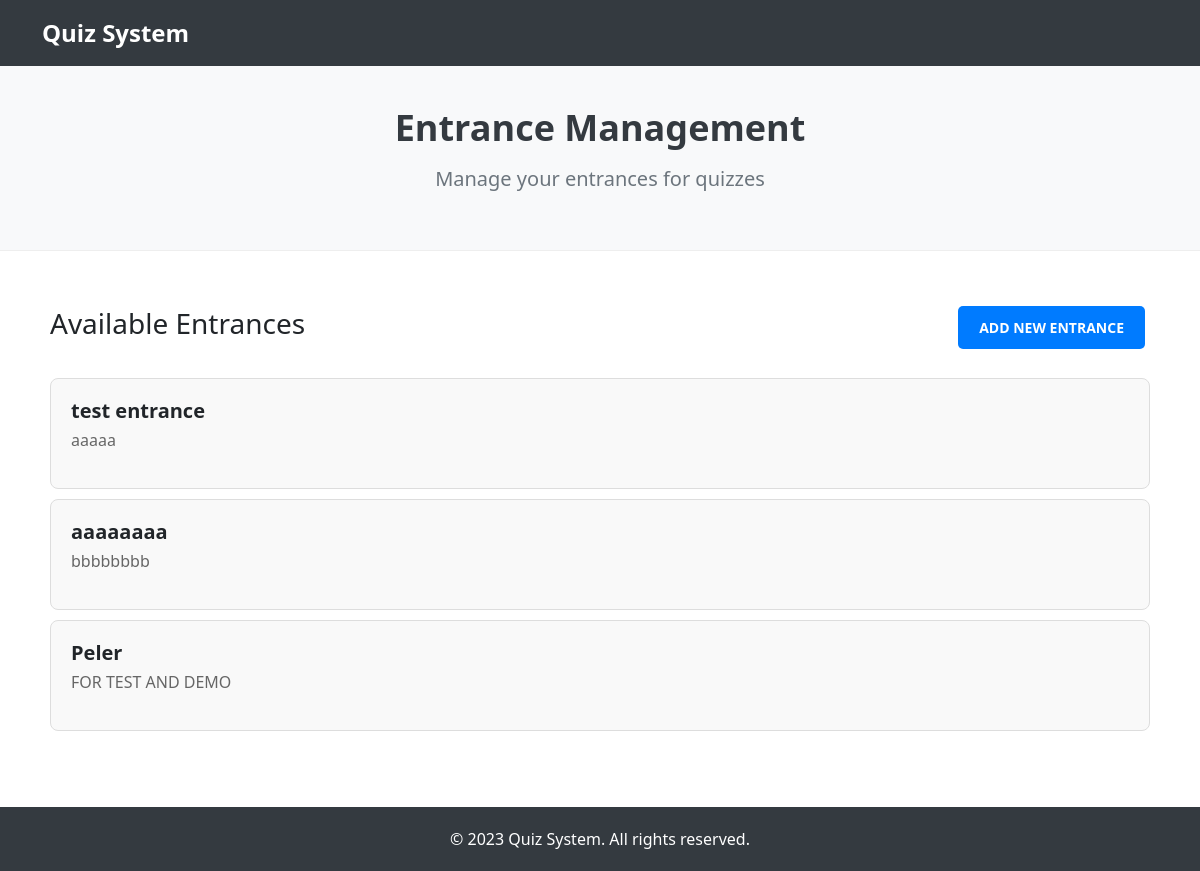
Page /entrance_manage/1 (signed in) on the committed database.
### app.py (models this page shows, shortened)
class Entrance(db.Model):
    __tablename__ = 'entrance'
    id = db.Column(db.Integer, primary_key=True)
    quiz_id = db.Column(db.Integer, db.ForeignKey('quiz.id'))
    name = db.Column(db.String(256), unique=False, nullable=False)
    description = db.Column(db.String(256), unique=False, nullable=False)
    result = db.relationship('Result', backref='entrance')

### app.py (the view)
@app.route('/entrance_manage/<quiz_id>')
def entrance_manage(quiz_id):
    if session.get('admin', False):
        entrances = []
        for entrance in Entrance.query.filter_by(quiz_id=quiz_id).all():
            entrances.append(
                {'id': entrance.id, 'quiz_id': entrance.quiz_id, 'name': entrance.name, 'description': entrance.description})
        return render_template('admin/manage_entrance.html', entrances=entrances, quiz_id=quiz_id)
    return redirect(url_for('admin_login'))

### templates/admin/manage_entrance.html (shortened to what this page needs)
<!DOCTYPE html>
<html lang="en">
<head>
    <link href="{{ url_for('static', filename='bootstrap.min.css') }}" rel="stylesheet">
</head>
<body>
    <nav class="navbar navbar-expand-lg navbar-dark navbar-custom">
        <div class="container">
            <a class="navbar-brand" href="{{ url_for('admin') }}">Quiz System</a>
        </div>
    </nav>
    <div class="wrapper">
        <div class="header-section">
            <div class="container">
                <h1 class="header-title">Entrance Management</h1>
                <p class="header-subtitle">Manage your entrances for quizzes</p>
            </div>
        </div>
        <div class="container content-container">
            <div class="d-flex justify-content-between align-items-center mb-4">
                <h3>Available Entrances</h3>
                <a href="{{ url_for('entrance_add', quiz_id=quiz_id) }}" class="btn btn-custom btn-add">Add New Entrance</a>
            </div>
            <ul class="exam-list">
                {% for entrance in entrances %}
                    <li class="exam-item">
                        <div class="exam-info">
                            <h5 class="exam-title">{{ entrance['name'] }}</h5>
                            <p class="exam-subtitle">{{ entrance['description'] }}</p>
                        </div>
                    </li>
                {% endfor %}
            </ul>
        </div>
    </div>
    <div class="footer-section">
        <div class="container">
            <p class="footer-text">&copy; 2023 Quiz System. All rights reserved.</p>
        </div>
    </div>
</body>
</html>

### templates/admin/manage_entrance.html (style rules this page uses)
html, body { height: 100%; margin: 0; display: flex; flex-direction: column; }
.wrapper { flex: 1; }
.navbar-custom { background-color: #343a40; padding: 10px 0; }
.navbar-brand { font-size: 24px; font-weight: bold; }
.header-section { background-color: #f8f9fa; color: #343a40; padding: 40px 0; text-align: center; margin-bottom: 30px; border-bottom: 1px solid #eee; }
.header-title { font-size: 36px; font-weight: bold; margin-bottom: 15px; }
.header-subtitle { font-size: 20px; font-weight: 300; color: #6c757d; }
.exam-list { list-style: none; padding: 0; }
.exam-item { display: flex; justify-content: space-between; align-items: center; border: 1px solid #ddd; border-radius: 8px; padding: 20px; margin: 10px 0; background-color: #f9f9f9; transition: transform 0.2s; }
.exam-info { flex: 1; }
.exam-title { font-size: 20px; font-weight: bold; margin-bottom: 5px; }
.exam-subtitle { font-size: 16px; color: #666; }
.btn-custom { margin: 5px; padding: 10px 20px; border-radius: 5px; font-size: 14px; font-weight: bold; text-transform: uppercase; }
.btn-add { background-color: #007bff; color: white; }
.footer-section { background-color: #343a40; color: white; padding: 20px 0; text-align: center; margin-top: 40px; }
.footer-text { margin: 0; font-size: 16px; }
.content-container { padding: 20px; }

### rows in the picture
Entrance: name "test entrance", description "aaaaa"
Entrance: name "aaaaaaaa", description "bbbbbbbb"
Entrance: name "Peler", description "FOR TEST AND DEMO"
